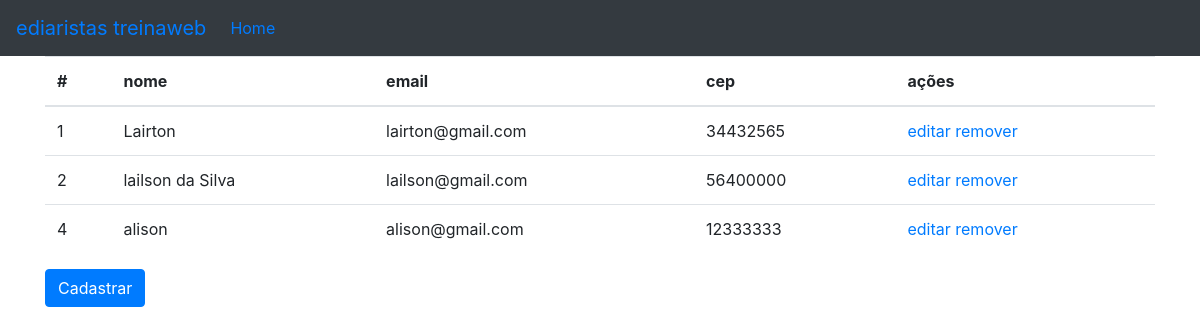
/web/listar_diarista, run on an earlier commit of the app's database.
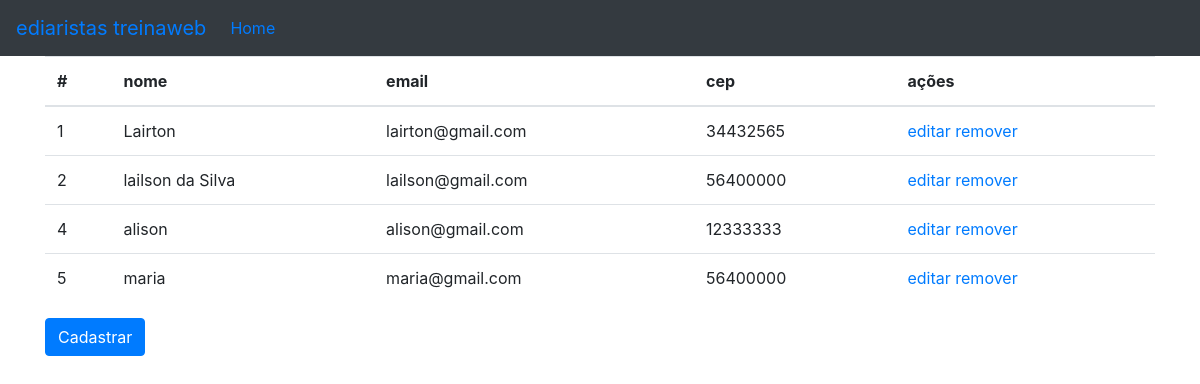
And on a later commit of the database.
### web/models.py (models this page shows)
class Diarista(models.Model):
    nome_completo = models.CharField(max_length=100, null=False, blank=False)
    cpf = models.CharField(max_length=11, null=False, blank= False)
    email = models.EmailField(null=False, blank=False)
    telefone = models.CharField(max_length=11, null=False, blank=False)
    lougradouro = models.CharField(max_length=60, null=False, blank=False)
    numero = models.IntegerField(null=False, blank=False)
    bairro = models.CharField(max_length=30, null=False, blank=False)
    complemento = models.CharField(max_length=30, null=False, blank=True)
    cep = models.CharField(max_length=8, blank=False)
    estado = models.CharField(max_length=2, null=False, blank=False)
    codigo_ibge = models.IntegerField(null=False, blank=False)
    foto_usuario = models.ImageField(null=False, blank=True)
    objetos = models.Manager()

### web/views.py (the view)
# urls.py: path('listar_diarista', views.listar_diarista, name="listar_diarista"),
def listar_diarista(request):
    diaristas = Diarista.objetos.all()
    return render(request, 'lista_diarista.html', {'diaristas': diaristas})

### web/templates/lista_diarista.html
{% extends 'base.html' %}
{% load easy_mask %}
{% block conteudo %}
<table class="table">
    <thead>
    <tr>
        <th>#</th>
        <th>nome</th>
        <th>email</th>
        <th>cep</th>
        <th>ações</th>
    </tr>
    </thead>
    <tbody>
    {% for diarista in diaristas %}
    <tr>
        <td>{{diarista.id}}</td>
        <td>{{diarista.nome_completo}}</td>
        <td>{{diarista.email}}</td>
        <td>{{diarista.cep| cep}}</td>
        <td>
            <a href="{% url 'editar_diarista' diarista.id %}">editar</a>
            <a href="{% url 'remover_diarista' diarista.id %}">remover</a>
        </td>
    </tr>
    {% endfor %}
    </tbody>
</table>
<a href="{% url 'cadastrar_diarista' %}" class="btn btn-primary">Cadastrar</a>
{% endblock conteudo %}

What changed in the data, as far as the page shows it:
added Diarista: id "5", nome_completo "maria", email "maria@gmail.com", cep|cep "56400000"
